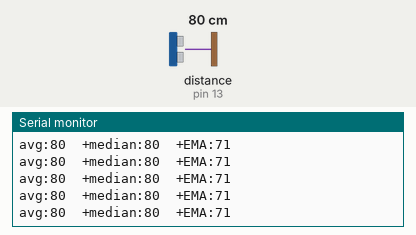
This sketch was run on a simulated Arduino Uno, built with avr-gcc and run on an emulated ATmega328P. Shown: the last lines printed to the serial monitor. The test bench sets the inputs (shaded band); at power-on: distance to the obstacle (sensor on pin 13) 80 cm. The echo pulse lasts 58.3 µs per cm.

Above: at 1.2 s.
1.3 s: distance to the obstacle (sensor on pin 13) set to 2 cm
At 2.1 s:
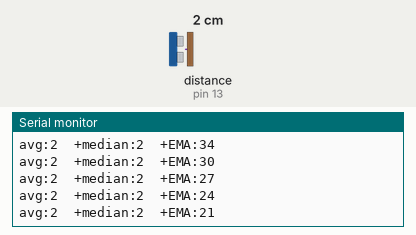
4.3 s: distance to the obstacle (sensor on pin 13) set to 18 cm
At 5.0 s:
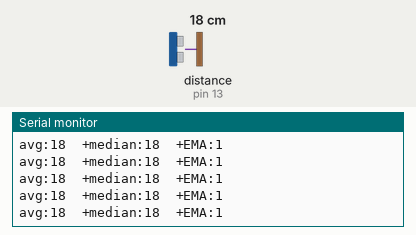
7.3 s: distance to the obstacle (sensor on pin 13) set to 4 cm
At 7.9 s:
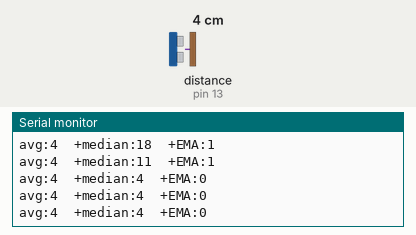
10.3 s: distance to the obstacle (sensor on pin 13) set to 120 cm
At 10.9 s:
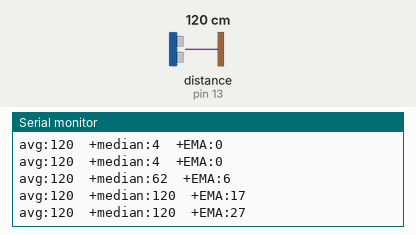
13.3 s: distance to the obstacle (sensor on pin 13) set to 35 cm
At 14.4 s:
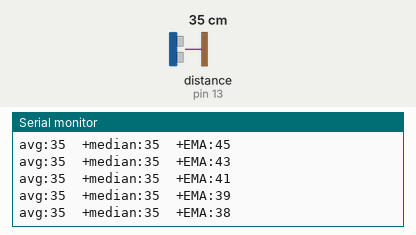
Timing chart, 0 to 16.3 s (numbered marks = the images above; inputs shaded):
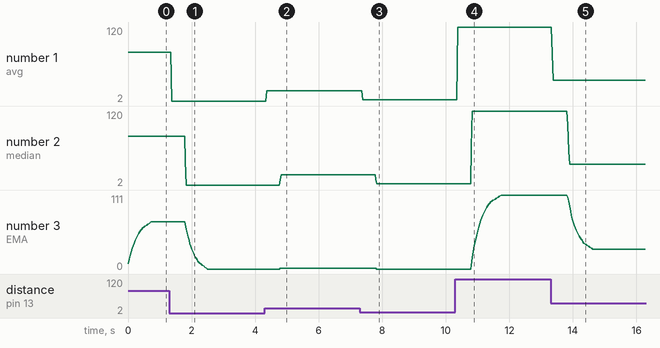

Measured:
- after the input at 1.3 s, the serial monitor: prints a new line after 0.07 s (image 1)
- after the input at 4.3 s, the serial monitor: prints a new line after 0.07 s (image 2)
- after the input at 7.3 s, the serial monitor: prints a new line after 0.08 s (image 3)
- after the input at 10.3 s, the serial monitor: prints a new line after 0.07 s (image 4)
- after the input at 13.3 s, the serial monitor: prints a new line after 0.05 s (image 5)
- plotted number 1: 80 → 2 after the input at 1.3 s, 18 → 4 after the input at 7.3 s, 4 → 120 after the input at 10.3 s, 120 → 35 after the input at 13.3 s
- plotted number 2: 80 → 2 after the input at 1.3 s, 18 → 4 after the input at 7.3 s, 4 → 120 after the input at 10.3 s, 120 → 35 after the input at 13.3 s
- plotted number 3: 71 → 0 after the input at 1.3 s, 0 → 111 after the input at 10.3 s, 111 → 30 after the input at 13.3 s

The sketch:

6_sonar_MEDIAN_EMA_filter.ino
```cpp
// basic sonar testing
// Median and EMA -- combined
// https://github.com/daPhoosa/MedianFilter

#include <MedianFilter.h>
#include <Ultrasonic.h>

// filter variables
MedianFilter medianValues(32, 0); // first value can be up to 255
                                  // second value is a preset - i leave it zero

//Ultra sonic sensor pin definitions
int trigpin = 12;//appoint trigger pin
int echopin = 13;//appoint echo pin

Ultrasonic ultrasonic(trigpin,echopin); // create object


// filter variables
int   avgDistanceReading;
int   medianFilteredValue;
int   EMA         = 0;
float EMAconstant = 0.1;

void setup() {
  // put your setup code here, to run once:
  Serial.begin(9600);
  ultrasonic.setTimeout(15000UL); // see examples OR https://tangiblemedia.ca/building-blocks/sonar-sensor-ultrasonic-distance-detector/
}

void loop() {

    // get simple average of (X) distances
    avgDistanceReading = averageUltraSonic(2); // average (X) readings

    // get median of distances
    medianValues.in(avgDistanceReading);
    medianFilteredValue = medianValues.out();

    // get low pass -- or Exponential Moving Average
    EMA = (int)(EMAconstant*medianFilteredValue) + ((1.0-EMAconstant)*EMA);
    Serial.print("avg:");
    Serial.print(avgDistanceReading);
    Serial.print("  ");
    Serial.print("+median:");
    Serial.print(medianFilteredValue);
    Serial.print("  ");
    Serial.print("+EMA:");
    Serial.println(EMA);
    delay(10);
}


// this function reads the distance 'howMany' times
// it then returns the average of those readings
//

int averageUltraSonic( int howMany ){
  long dist = 0;
  for (int i = 0; i < howMany; i++){
      dist += ultrasonic.read();
      delay(2);
  }
  return dist = (int) dist / howMany;
}
```
